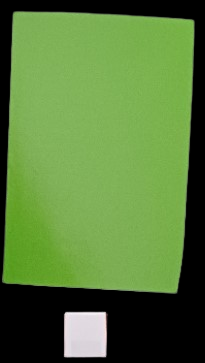
#> input picture Individual_Code/Jacques Van Niekerk/latest/images/data1.png, 205 x 363 px
$ python -i test.py   (imports and definitions only)
#> lines starting #> are read from the running program, lines starting #| are printed output that depends on the picture; after the words box and inside, x2 and y2 are one past the last pixel; in counts of white or black regions, pixels touching at a corner belong together
import cv2
import numpy as np
from matplotlib import pyplot as plt
import math
import sys


stdout = sys.stdout
# [1 line not run here, left out]
sys.stdout = file


# [91 lines left out: functions calibration_cube_filter, calibration_cube_edge, calibration_cube_coordinates, not called in this run]


def leaf_filter(path):
#> called with path = 'images/data1.png'
    image = cv2.imread(path)
#> image is the input picture: shape (363, 205, 3); mean B, G, R 58.2, 122.3, 87.5

    #kernel = np.ones((9, 9), np.uint8)
    #image = cv2.dilate(image, kernel, iterations=1)

    hsv = cv2.cvtColor(image, cv2.COLOR_BGR2HSV)
#> hsv: shape (363, 205, 3); mean H, S, V 35.6, 96.2, 122.6
    lower_green = np.array([35, 40, 40])
    upper_green = np.array([140, 255, 255])
    mask = cv2.inRange(hsv, lower_green, upper_green)
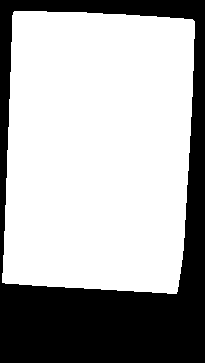
#> mask: shape (363, 205); 67% white; 1 black region, box (x1, y1, x2, y2) and area: (0, 0, 205, 363) 24524

    filter_result = cv2.bitwise_and(image, image, mask = mask)
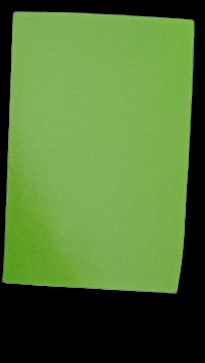
#> filter_result: shape (363, 205, 3); mean B, G, R 52.4, 116.7, 81.6
    cv2.imshow("Filter", filter_result)

    check = cv2.imwrite("./images/results/filter_result.png", filter_result)
    cv2.waitKey(0)


# [180 lines left out: functions main_edge_analysis, main_coordinates, final_data, acuTest, not called in this run]


data = "data6"

if data == "data1":
    path = './images/data1.png'
    inputData_r = 126.04
elif data == "data2":
    path = './images/data2.jpg'
    inputData_r = 2000
elif data == "data3":
    path = './images/data3.jpg'
    inputData_r = 126.04
elif data == "data5":
    path = './images/data5.png'
    inputData_r = 170.97
elif data == "data6":
    path = './images/data6.png'
    inputData_r = 126.04
elif data == "data7":
    path = './images/data7.png'
    inputData_r = 93.10
elif data == "data8":
    path = './images/data8.png'
    inputData_r = 18.24
elif data == "data9":
    path = './images/data9.jpg'
    inputData_r = 32


# [6 lines not run here, left out]
sys.stdout = stdout
# [1 line not run here, left out]

#TODO fix output for calibration cube details on output file
#! output data gets printed twice as ratio is gained on two separate times

>>> result = leaf_filter('images/data1.png')

$ run again, on Individual_Code/Jacques Van Niekerk/latest/images/data2.png
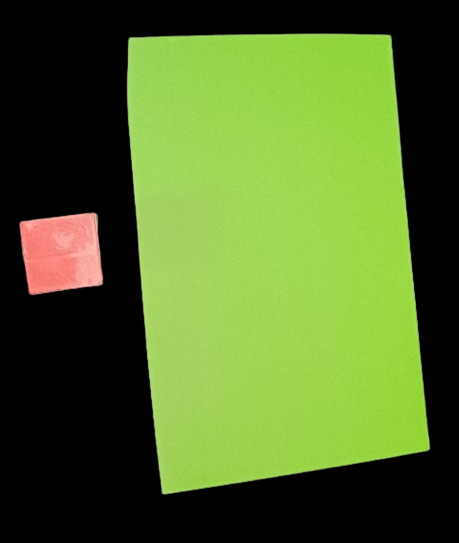
#> input picture Individual_Code/Jacques Van Niekerk/latest/images/data2.png, 459 x 543 px
#> in leaf_filter, image is the input picture: shape (543, 459, 3); mean B, G, R 41.1, 105.3, 80.7
#> hsv: shape (543, 459, 3); mean H, S, V 20.6, 79.8, 107.6
#> in leaf_filter, `mask = cv2.inRange(hsv, lower_green, upper_green)`:
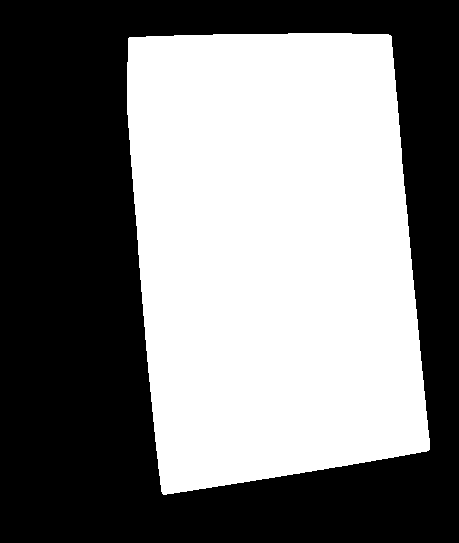
#> mask: shape (543, 459); 48% white; 1 white region, box (x1, y1, x2, y2) and area: (127, 33, 430, 495) 119512
#> in leaf_filter, `filter_result = cv2.bitwise_and(image, image, mask = mask)`:
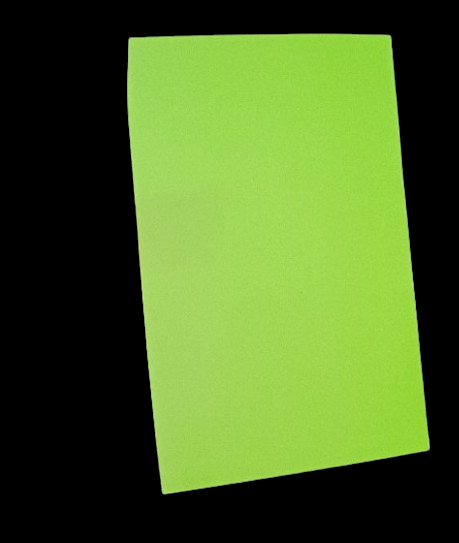
#> filter_result: shape (543, 459, 3); mean B, G, R 38, 102, 75.1

$ run again, on Individual_Code/Jacques Van Niekerk/latest/images/data4.jpg
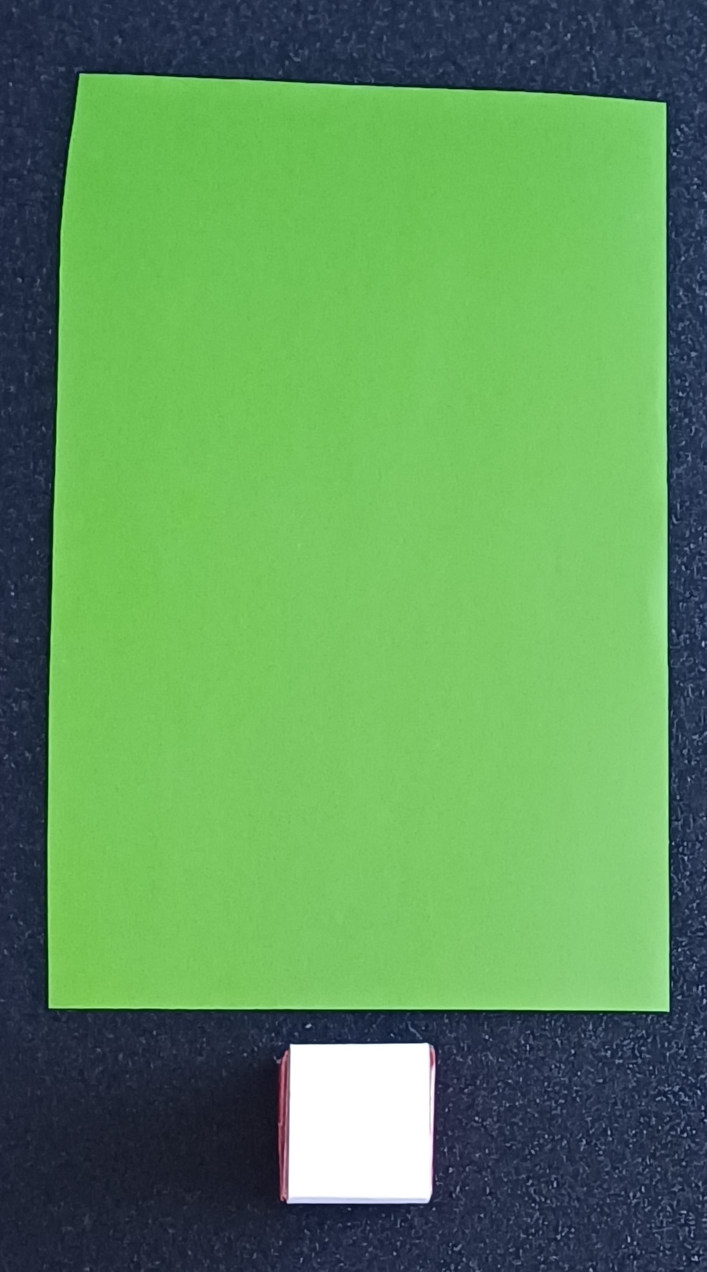
#> input picture Individual_Code/Jacques Van Niekerk/latest/images/data4.jpg, 1413 x 2543 px (shown at 1/2 size)
#> in leaf_filter, image is the input picture: shape (2543, 1413, 3); mean B, G, R 91.2, 148.7, 94.8
#> hsv: shape (2543, 1413, 3); mean H, S, V 72, 125.9, 156.4
#> in leaf_filter, `mask = cv2.inRange(hsv, lower_green, upper_green)`:
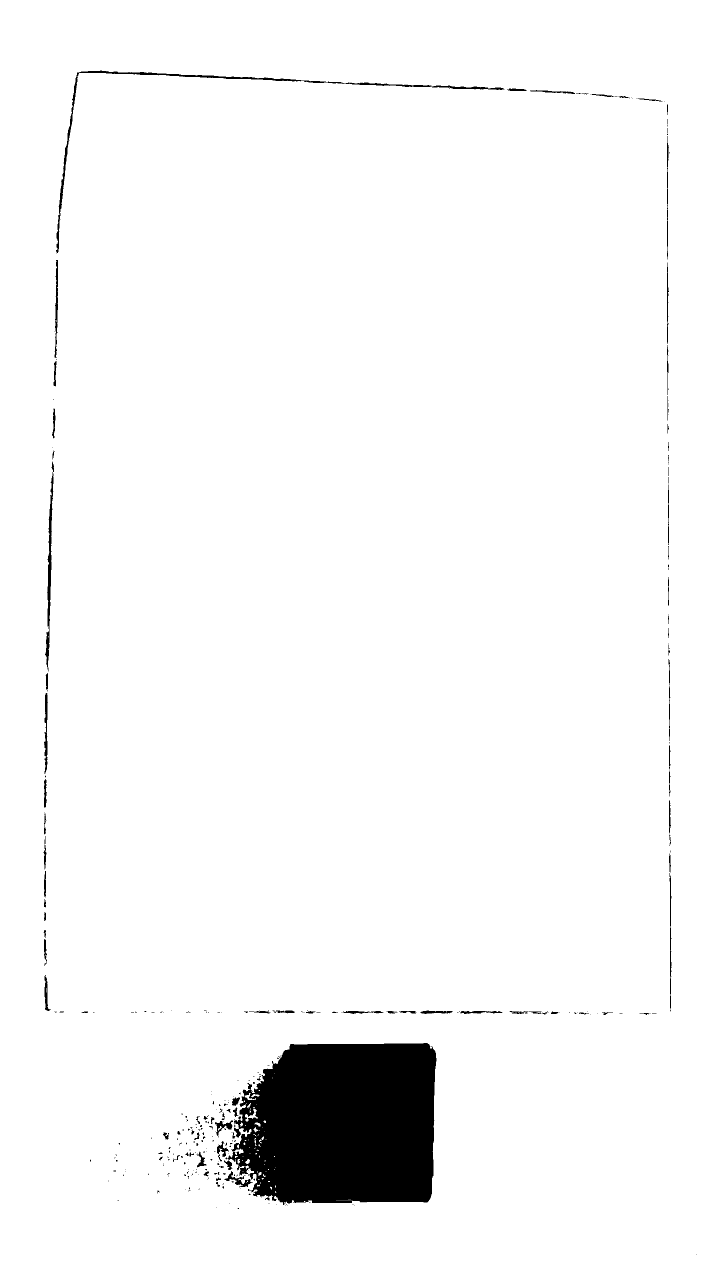
#> mask: shape (2543, 1413) (shown at 1/2 size); 96.3% white; 335 black regions (241 under 20 px), largest, box (x1, y1, x2, y2) and area: (456, 2086, 873, 2410) 113690, (112, 141, 1009, 506) 4505, (90, 923, 108, 1343) 1977
#> in leaf_filter, `filter_result = cv2.bitwise_and(image, image, mask = mask)`:
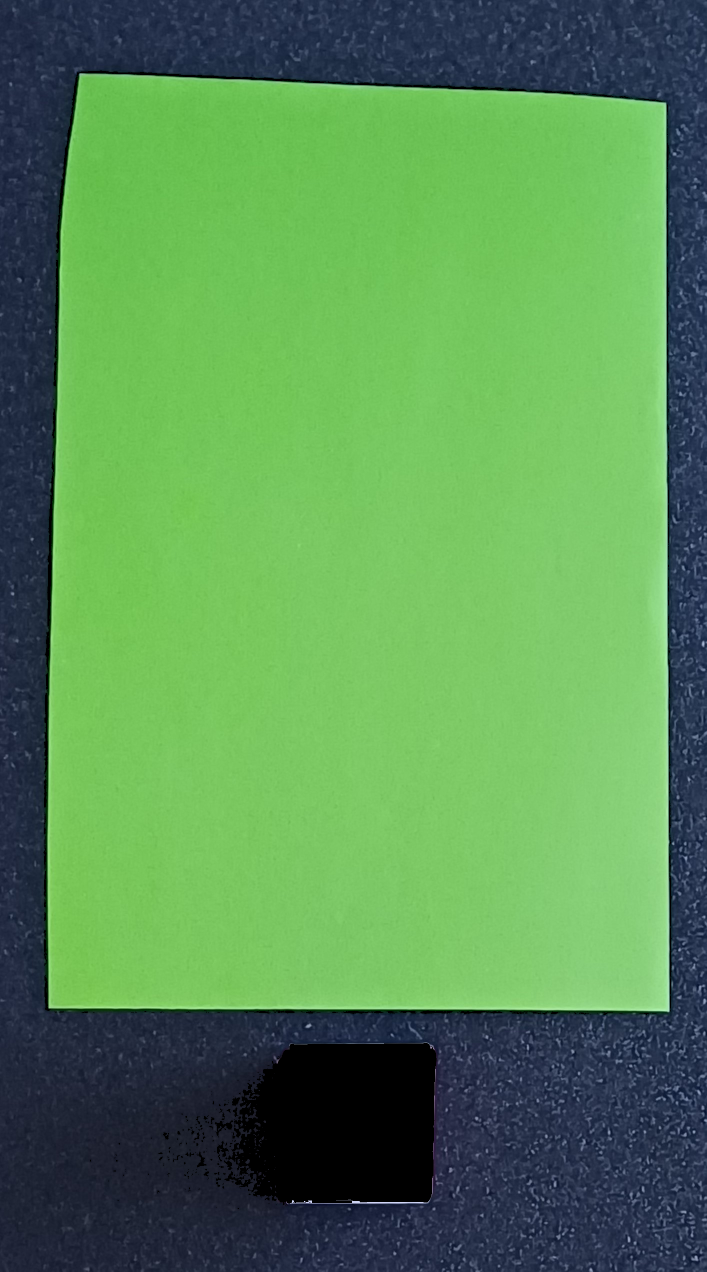
#> filter_result: shape (2543, 1413, 3) (shown at 1/2 size); mean B, G, R 84.3, 141.9, 88
